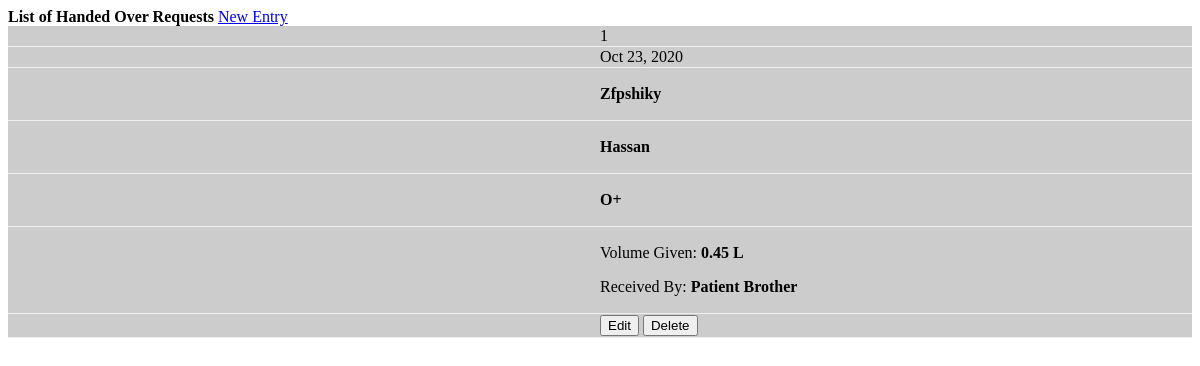
Screenshot of /handedovers.php with the database file from the repository.
### tables this page shows
CREATE TABLE `handedover_request` (
  `id` int(30) NOT NULL,
  `request_id` int(30) NOT NULL,
  `picked_up_by` text NOT NULL,
  `date_created` datetime NOT NULL DEFAULT current_timestamp()
);

CREATE TABLE `requests` (
  `id` int(30) NOT NULL,
  `ref_code` varchar(20) NOT NULL,
  `patient` text NOT NULL,
  `blood_group` varchar(10) NOT NULL,
  `volume` float NOT NULL,
  `physician_name` text NOT NULL,
  `status` tinyint(1) NOT NULL DEFAULT 0 COMMENT '0= pending,1= approved',
  `date_created` datetime NOT NULL DEFAULT current_timestamp()
);

### handedovers.php (the view, shortened to what this page needs)
<?php include('db_connect.php');?>
<div class="container-fluid">
	<div class="col-lg-12">
		<div class="row">
			<div class="col-md-12">
				<div class="card">
					<div class="card-header">
						<b>List of Handed Over Requests</b>
						<span class="float:right"><a class="btn btn-primary btn-block btn-sm col-sm-2 float-right" href="javascript:void(0)" id="new_handover">
					<i class="fa fa-plus"></i> New Entry
				</a></span>
					</div>
					<div class="card-body">
						<table class="table table-condensed table-bordered table-hover">
							<tbody>
								<?php
								$i = 1;
								$handovers = $conn->query("SELECT hr.*,r.patient,r.blood_group, r.volume,r.ref_code FROM handedover_request hr inner join requests r on r.id = hr.request_id order by date(hr.date_created) desc ");
								while($row=$handovers->fetch_assoc()):
								?>
								<tr>
									<td class="text-center"><?php echo $i++ ?></td>
									<td>
										<?php echo date('M d, Y',strtotime($row['date_created'])) ?>
									</td>
									<td class="">
										 <p> <b><?php echo $row['ref_code'] ?></b></p>
									</td>
									<td class="">
										 <p> <b><?php echo ucwords($row['patient']) ?></b></p>
									</td>
									<td class="">
										 <p> <b><?php echo $row['blood_group'] ?></b></p>
									</td>
									<td class="">
										 <p>Volume Given: <b><?php echo  ($row['volume'] / 1000).' L' ?></b></p>
										 <p>Received By: <b><?php echo ucwords($row['picked_up_by']) ?></b></p>
									</td>
									<td class="text-center">
										<button class="btn btn-sm btn-outline-primary edit_handover" type="button" data-id="<?php echo $row['id'] ?>" >Edit</button>
										<button class="btn btn-sm btn-outline-danger delete_handover" type="button" data-id="<?php echo $row['id'] ?>">Delete</button>
									</td>
								</tr>
								<?php endwhile; ?>
							</tbody>
						</table>
					</div>
				</div>
			</div>
		</div>
	</div>
</div>

### handedovers.php (style rules this page uses)
@media screen and (min-width: 100px) and (max-width:1500px) { table, thead, tbody, th, td, tr { display: block; } }
@media screen and (min-width: 100px) and (max-width:1500px) { tr { margin: 0 0 1rem 0; } }
@media screen and (min-width: 100px) and (max-width:1500px) { tr:nth-child(odd) { background: #ccc; } }
@media screen and (min-width: 100px) and (max-width:1500px) { td { border: none; border-bottom: 1px solid #eee; position: relative; padding-left: 50%; } }
@media screen and (min-width: 100px) and (max-width:1500px) { td:before { position: absolute; top: 0; left: 6px; width: 45%; padding-right: 10px; white-space: nowrap; } }

### rows the page displays
handedover_request: date_created "Oct 23, 2020", request.ref_code "Zfpshiky", request.patient "Hassan", request.blood_group "O+", $row['volume']/1000 "0.45", picked_up_by "Patient Brother"
